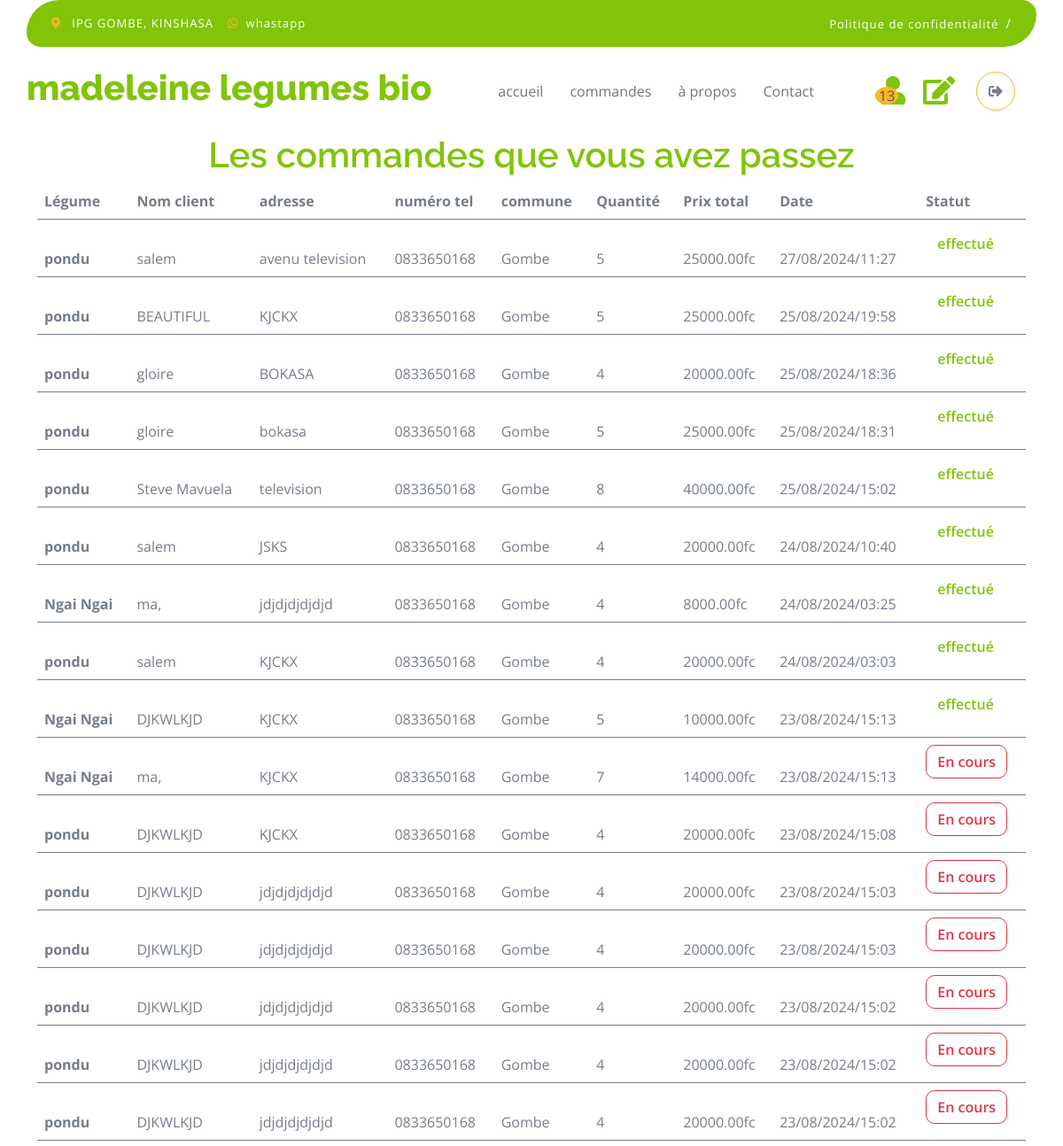
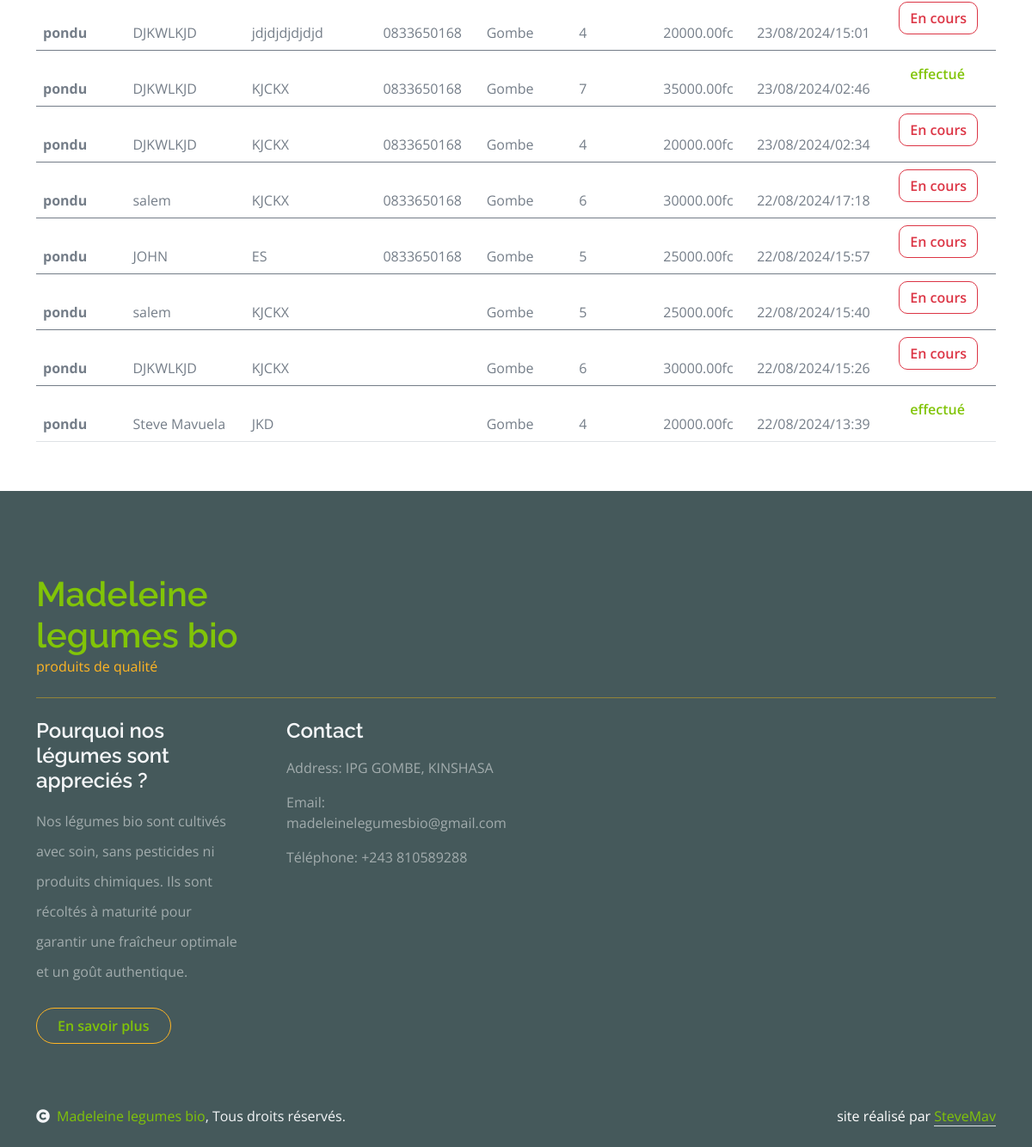
The app's page /accounts/seeallcommands/ (signed in) with its own data (2 pictures, top to bottom).
### vegetable_shop/models.py (models this page shows, shortened)
class Command(models.Model):
    user = models.ForeignKey(User, on_delete=models.CASCADE, default=1)
    vegetable = models.ForeignKey('Vegetable', on_delete=models.CASCADE)
    quantity = models.IntegerField()
    amount = models.DecimalField(max_digits=10, decimal_places=2, default=0)
    name_client = models.CharField(max_length=100)
    commune_client = models.CharField(max_length=200, default='Gombe')
    address_client = models.CharField(max_length=200)
    date_command = models.DateTimeField(default=datetime.now)
    statut = models.CharField(max_length=50, default='En cours')

class Vegetable(models.Model):
       name = models.CharField(max_length=100)
       description = models.TextField()
       picture = models.ImageField(upload_to='pictures', blank=True)
       price = models.DecimalField(max_digits=10, decimal_places=2)
       stock = models.IntegerField()
       date_add = models.DateTimeField(auto_now_add=True)
       def __str__(self):
           return self.name

### accounts/models.py (models this page shows, shortened)
class Profile(models.Model):
    user = models.OneToOneField(User, on_delete=models.CASCADE)
    phone_number = models.CharField(max_length=15, blank=True)
    commune =  models.CharField(max_length=100, blank=True)

### accounts/views.py (the view)
# urls.py: path('seeallcommands/', views.seeallcommands, name='seeallcommands'),
@permission_required('vegetable_shop.change_command')
def seeallcommands(request):
    commands = Command.objects.filter(statut='En cours')
    total_commands = commands.count()
    all_commands = Command.objects.all().order_by('-date_command')
    return render(request, 'accounts/seeallcommands.html', {'commands': all_commands, 'total_commands': total_commands})

### accounts/templates/accounts/seeallcommands.html (shortened to what this page needs)
{% load static %}
<!DOCTYPE html>
<html lang="en">
    <head>
        <link rel="stylesheet" href="https://use.fontawesome.com/releases/v5.15.4/css/all.css"/>
        <link href="https://cdn.jsdelivr.net/npm/bootstrap-icons@1.4.1/font/bootstrap-icons.css" rel="stylesheet">
        <link href="{% static 'lib/lightbox/css/lightbox.min.css' %}" rel="stylesheet">
        <link href="{% static 'lib/owlcarousel/assets/owl.carousel.min.css' %}" rel="stylesheet">
        <link href="{% static 'css/bootstrap.min.css' %}" rel="stylesheet">
        <link href="{% static 'css/style.css' %}" rel="stylesheet">
    </head>
    <body>
        <div class="container-fluid fixed-top">
            <div class="container topbar bg-primary d-none d-lg-block">
                <div class="d-flex justify-content-between">
                    <div class="top-info ps-2">
                        <small class="me-3"><i class="fas fa-map-marker-alt me-2 text-secondary"></i> <a href="#" class="text-white">IPG GOMBE, KINSHASA</a></small>
                        <small class="me-3"><i class="fab fa-whatsapp me-2 text-secondary"></i><a href="https://wa.me/243810589288" class="text-white">whastapp</a></small>
                    </div>
                    <div class="top-link pe-2">
                        <a href="#" class="text-white"><small class="text-white mx-2">Politique de confidentialité</small>/</a>
                    </div>
                </div>
            </div>
            <div class="container px-0">
                <nav class="navbar navbar-light bg-white navbar-expand-xl">
                    <a href="/" class="navbar-brand"><h1 class="text-primary display-6">madeleine legumes bio</h1></a>
                    <div class="collapse navbar-collapse bg-white" id="navbarCollapse">
                        <div class="navbar-nav mx-auto">
                            <a href="{% url 'vegetable_shop:index' %}" class="nav-item nav-link">accueil</a>
                            <a href="/commande" class="nav-item nav-link">commandes</a>
                            <a href="shop.html" class="nav-item nav-link">à propos</a>
                            <a href="{% url 'vegetable_shop:contact' %}" class="nav-item nav-link">Contact</a>
                        </div>
                        <div class="d-flex m-3 me-0">
                            {% if user.is_staff %}
                            <a href="{% url 'accounts:seeallcommands' %}" class="my-auto">
                            </a>
                            {% else %}
                            <a href="{% url 'accounts:seecommands' %}" class="my-auto">
                                <i class="fas fa-user fa-2x"></i>
                            </a>
                            {% endif %}
                            {% if user.is_staff %}
                            <a href="{% url 'accounts:editsite' %}" class="my-auto" style="margin-left: 20px;">
                                <i class="fas fa-edit fa-2x"></i>
                            </a>
                            {% endif %}
                            {% if user.is_authenticated and user.is_staff %}
                                <a href="{% url 'accounts:seeallcommands' %}" class="position-relative me-4 my-auto">
                                    <span class="position-absolute bg-secondary rounded-circle d-flex align-items-center justify-content-center text-dark px-1" style="top: -5px; left: -90px; height: 20px; min-width: 20px;">{{total_commands}}</span>
                                </a>
                            {% endif %}
                            {% if user.is_authenticated %}
                                {% with icon='fas fa-sign-out-alt' %}
                                    <a href="{% url 'accounts:logout' %}" class="btn-search btn border border-secondary btn-md-square rounded-circle bg-white me-4">
                                        <i class="{{ icon }}"></i>
                                    </a>
                                {% endwith %}
                            {% else %}
                                {% with icon='fas fa-sign-in-alt' %}
                                    <a href="{% url 'accounts:login' %}" class="btn-search btn border border-secondary btn-md-square rounded-circle bg-white me-4">
                                        <i class="{{ icon }}"></i>
                                    </a>
                                {% endwith %}
                            {% endif %}
                        </div>
                    </div>
                </nav>
            </div>
        </div>
        <div class="container py-5 mt-5" id="seecommands" style="position:relative; top: 55px;">
            {% block content %}
            <h1 class="text-primary text-center">Les commandes que vous avez passez</h1>
            <div class="table-responsive">
                <table class="table">
                    <thead>
                      <tr>
                        <th scope="col">Légume</th>
                        <th scope="col">Nom client</th>
                        <th scope="col">adresse</th>
                        <th scope="col">numéro tel</th>
                        <th scope="col">commune</th>
                        <th scope="col">Quantité</th>
                        <th scope="col">Prix total</th>
                        <th scope="col">Date</th>
                        <th scope="col">Statut</th>
                      </tr>
                    </thead>
                    {% for command in commands %}
                    <tbody>
                        <tr>
                            <th scope="row">
                                <p class="mb-0 mt-4">{{command.vegetable}}</p>
                            </th>
                            <td>
                                <p class="mb-0 mt-4">{{ command.name_client }}</p>
                            </td>
                            <td>
                                <p class="mb-0 mt-4">{{command.address_client}}</p>
                            </td>
                            <td>
                                <p class="mb-0 mt-4">{{command.user.profile.phone_number}}</p>
                            </td>
                            <td>
                                <p class="mb-0 mt-4">{{command.commune_client}}</p>
                            </td>
                            <td>
                               <p class="mb-0 mt-4">{{command.quantity}}</p>
                            </td>
                            <td>
                                <p class="mb-0 mt-4"> {{command.amount}}fc </p>
                            </td>
                            <td>
                                <p class="mb-0 mt-4"> {{ command.date_command|date:"d/m/Y/H:i" }} </p>
                            </td>
                            {% if command.statut == 'effectué' %}
                            {% with color_statut='btn-link' %}
                                <td>
                                    <a href="{% url 'accounts:update_status' command.id %}" class="btn {{ color_statut }} statut" data-id="{{ command.id }}"> {{ command.statut }} </a>
                                </td>
                            {% endwith %}
                        {% else %}
                            {% with color_statut='btn-outline-danger' %}
                                <td>
                                    <a href="{% url 'accounts:update_status' command.id %}" class="btn {{ color_statut }} statut" data-id="{{ command.id }}"> {{ command.statut }} </a>
                                </td>
                            {% endwith %}
                        {% endif %}
                        </tr>
                    </tbody>
                    {% empty %}
                    <h3 class="text-center">Aucune commande n'a encore été passée</h3>
                    {% endfor %}
                </table>
            </div>
            {% endblock %}
        </div>
            <div class="container-fluid bg-dark text-white-50 footer pt-5 mt-5">
            <div class="container py-5">
                <div class="pb-4 mb-4" style="border-bottom: 1px solid rgba(226, 175, 24, 0.5) ;">
                    <div class="row g-4">
                        <div class="col-lg-3">
                            <a href="#">
                                <h1 class="text-primary mb-0">Madeleine legumes bio</h1>
                                <p class="text-secondary mb-0">produits de qualité</p>
                            </a>
                        </div>
                    </div>
                </div>
                <div class="row g-5">
                    <div class="col-lg-3 col-md-6">
                        <div class="footer-item">
                            <h4 class="text-light mb-3">Pourquoi nos légumes sont appreciés ?</h4>
                            <p class="mb-4">Nos légumes bio sont cultivés avec soin, sans pesticides ni produits chimiques. Ils sont récoltés à maturité pour garantir une fraîcheur optimale et un goût authentique.</p>
                            <a href="/commande" class="btn border-secondary py-2 px-4 rounded-pill text-primary">En savoir plus</a>
                        </div>
                    </div>
                    <div class="col-lg-3 col-md-6">
                        <div class="footer-item">
                            <h4 class="text-light mb-3">Contact</h4>
                            <p>Address: IPG GOMBE, KINSHASA</p>
                            <p>Email: madeleinelegumesbio@gmail.com</p>
                            <p>Téléphone: +243 810589288</p>
                        </div>
                    </div>
                </div>
            </div>
        </div>
        <div class="container-fluid copyright bg-dark py-4">
            <div class="container">
                <div class="row">
                    <div class="col-md-6 text-center text-md-start mb-3 mb-md-0">
                        <span class="text-light"><a href="#"><i class="fas fa-copyright text-light me-2"></i>Madeleine legumes bio</a>, Tous droits réservés.</span>
                    </div>
                    <div class="col-md-6 my-auto text-center text-md-end text-white">
                        site réalisé par <a class="border-bottom" href="https://stevemav.github.io/portfolio/">SteveMav</a>
                    </div>
                </div>
            </div>
        </div>
</body>
</html>

### vegetable_shop/static/css/style.css (style rules this page uses)
.btn { font-weight: 600; transition: .5s; }
.btn-md-square { width: 44px; height: 44px; }
.btn-square, .btn-sm-square, .btn-md-square, .btn-lg-square { padding: 0; display: flex; align-items: center; justify-content: center; font-weight: normal; }
.btn.border-secondary { transition: 0.5s; }
.fixed-top { transition: 0.5s; background: var(--bs-white); border: 0; }
.topbar { padding: 20px; border-radius: 230px 100px; }
.topbar .top-info { font-size: 15px; line-height: 0; letter-spacing: 1px; display: flex; align-items: center; }
.topbar .top-link { font-size: 15px; line-height: 0; letter-spacing: 1px; display: flex; align-items: center; }
.topbar .top-link a { letter-spacing: 1px; }
.navbar .navbar-nav .nav-link { padding: 10px 15px; font-size: 16px; transition: .5s; }
.navbar { height: 100px; border-bottom: 1px solid rgba(255, 255, 255, .1); }
.footer .footer-item p.mb-4 { line-height: 35px; }

### records on screen
Command: vegetable "pondu", name_client "salem", address_client "avenu television", user.profile.phone_number "0833650168", commune_client "Gombe", quantity "5", amount "25000.00", date_command "27/08/2024/11:27", statut "effectué"
Command: vegetable "pondu", name_client "BEAUTIFUL", address_client "KJCKX", user.profile.phone_number "0833650168", commune_client "Gombe", quantity "5", amount "25000.00", date_command "25/08/2024/19:58", statut "effectué"
Command: vegetable "pondu", name_client "gloire", address_client "BOKASA", user.profile.phone_number "0833650168", commune_client "Gombe", quantity "4", amount "20000.00", date_command "25/08/2024/18:36", statut "effectué"
Command: vegetable "pondu", name_client "gloire", address_client "bokasa", user.profile.phone_number "0833650168", commune_client "Gombe", quantity "5", amount "25000.00", date_command "25/08/2024/18:31", statut "effectué"
Command: vegetable "pondu", name_client "Steve Mavuela", address_client "television", user.profile.phone_number "0833650168", commune_client "Gombe", quantity "8", amount "40000.00", date_command "25/08/2024/15:02", statut "effectué"
Command: vegetable "pondu", name_client "salem", address_client "JSKS", user.profile.phone_number "0833650168", commune_client "Gombe", quantity "4", amount "20000.00", date_command "24/08/2024/10:40", statut "effectué"
Command: vegetable "Ngai Ngai", name_client "ma,", address_client "jdjdjdjdjdjd", user.profile.phone_number "0833650168", commune_client "Gombe", quantity "4", amount "8000.00", date_command "24/08/2024/03:25", statut "effectué"
Command: vegetable "pondu", name_client "salem", address_client "KJCKX", user.profile.phone_number "0833650168", commune_client "Gombe", quantity "4", amount "20000.00", date_command "24/08/2024/03:03", statut "effectué"
Command: vegetable "Ngai Ngai", name_client "DJKWLKJD", address_client "KJCKX", user.profile.phone_number "0833650168", commune_client "Gombe", quantity "5", amount "10000.00", date_command "23/08/2024/15:13", statut "effectué"
Command: vegetable "Ngai Ngai", name_client "ma,", address_client "KJCKX", user.profile.phone_number "0833650168", commune_client "Gombe", quantity "7", amount "14000.00", date_command "23/08/2024/15:13", statut "En cours"
Command: vegetable "pondu", name_client "DJKWLKJD", address_client "KJCKX", user.profile.phone_number "0833650168", commune_client "Gombe", quantity "4", amount "20000.00", date_command "23/08/2024/15:08", statut "En cours"
Command: vegetable "pondu", name_client "DJKWLKJD", address_client "jdjdjdjdjdjd", user.profile.phone_number "0833650168", commune_client "Gombe", quantity "4", amount "20000.00", date_command "23/08/2024/15:03", statut "En cours"
Command: vegetable "pondu", name_client "DJKWLKJD", address_client "jdjdjdjdjdjd", user.profile.phone_number "0833650168", commune_client "Gombe", quantity "4", amount "20000.00", date_command "23/08/2024/15:03", statut "En cours"
Command: vegetable "pondu", name_client "DJKWLKJD", address_client "jdjdjdjdjdjd", user.profile.phone_number "0833650168", commune_client "Gombe", quantity "4", amount "20000.00", date_command "23/08/2024/15:02", statut "En cours"
Command: vegetable "pondu", name_client "DJKWLKJD", address_client "jdjdjdjdjdjd", user.profile.phone_number "0833650168", commune_client "Gombe", quantity "4", amount "20000.00", date_command "23/08/2024/15:02", statut "En cours"
Command: vegetable "pondu", name_client "DJKWLKJD", address_client "jdjdjdjdjdjd", user.profile.phone_number "0833650168", commune_client "Gombe", quantity "4", amount "20000.00", date_command "23/08/2024/15:02", statut "En cours"
Command: vegetable "pondu", name_client "DJKWLKJD", address_client "jdjdjdjdjdjd", user.profile.phone_number "0833650168", commune_client "Gombe", quantity "4", amount "20000.00", date_command "23/08/2024/15:01", statut "En cours"
Command: vegetable "pondu", name_client "DJKWLKJD", address_client "KJCKX", user.profile.phone_number "0833650168", commune_client "Gombe", quantity "7", amount "35000.00", date_command "23/08/2024/02:46", statut "effectué"
Command: vegetable "pondu", name_client "DJKWLKJD", address_client "KJCKX", user.profile.phone_number "0833650168", commune_client "Gombe", quantity "4", amount "20000.00", date_command "23/08/2024/02:34", statut "En cours"
Command: vegetable "pondu", name_client "salem", address_client "KJCKX", user.profile.phone_number "0833650168", commune_client "Gombe", quantity "6", amount "30000.00", date_command "22/08/2024/17:18", statut "En cours"
Command: vegetable "pondu", name_client "JOHN", address_client "ES", user.profile.phone_number "0833650168", commune_client "Gombe", quantity "5", amount "25000.00", date_command "22/08/2024/15:57", statut "En cours"
Command: vegetable "pondu", name_client "salem", address_client "KJCKX", commune_client "Gombe", quantity "5", amount "25000.00", date_command "22/08/2024/15:40", statut "En cours"
Command: vegetable "pondu", name_client "DJKWLKJD", address_client "KJCKX", commune_client "Gombe", quantity "6", amount "30000.00", date_command "22/08/2024/15:26", statut "En cours"
Command: vegetable "pondu", name_client "Steve Mavuela", address_client "JKD", commune_client "Gombe", quantity "4", amount "20000.00", date_command "22/08/2024/13:39", statut "effectué"

### other values on screen
{{ total_commands }} "13"
